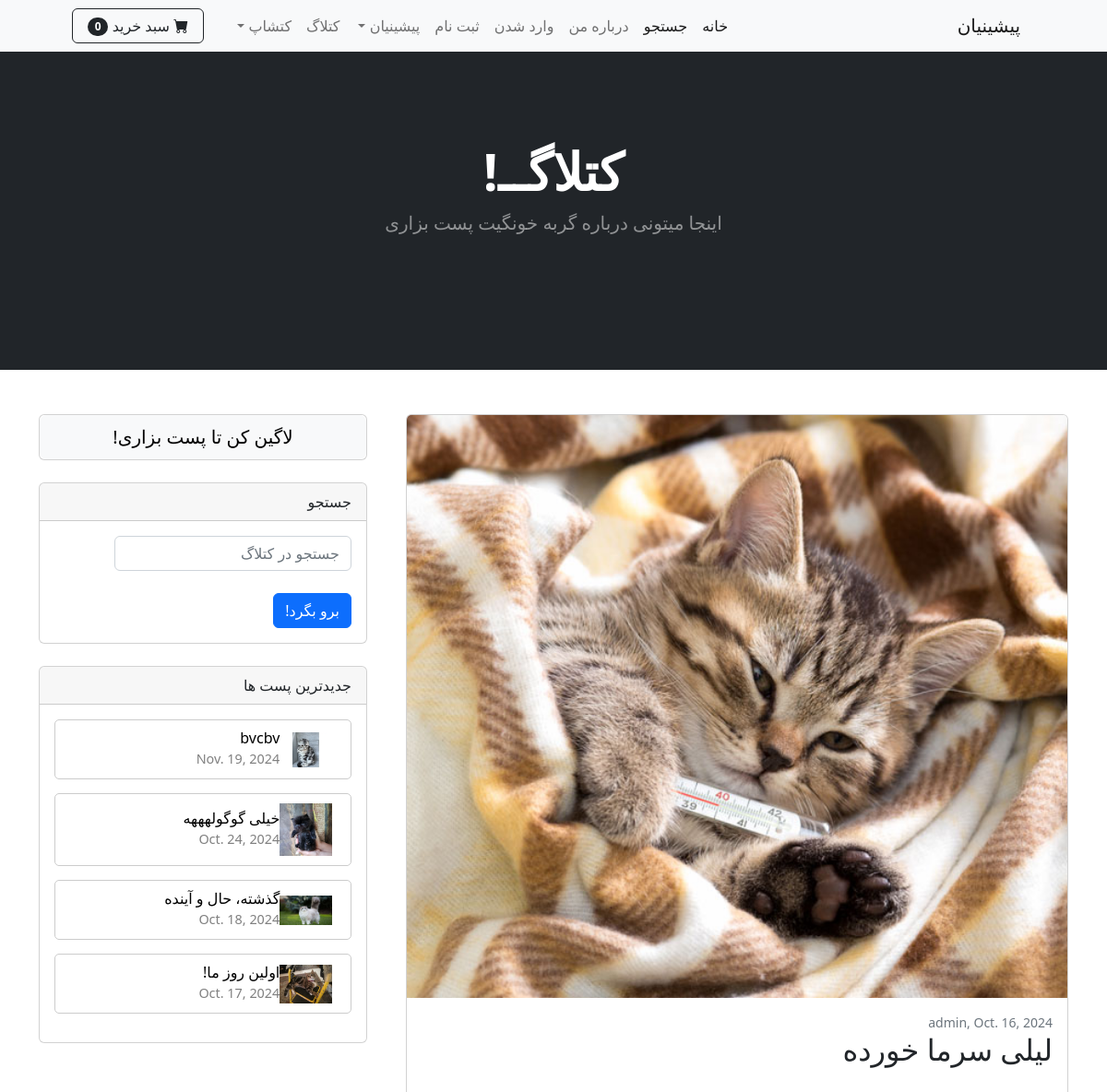
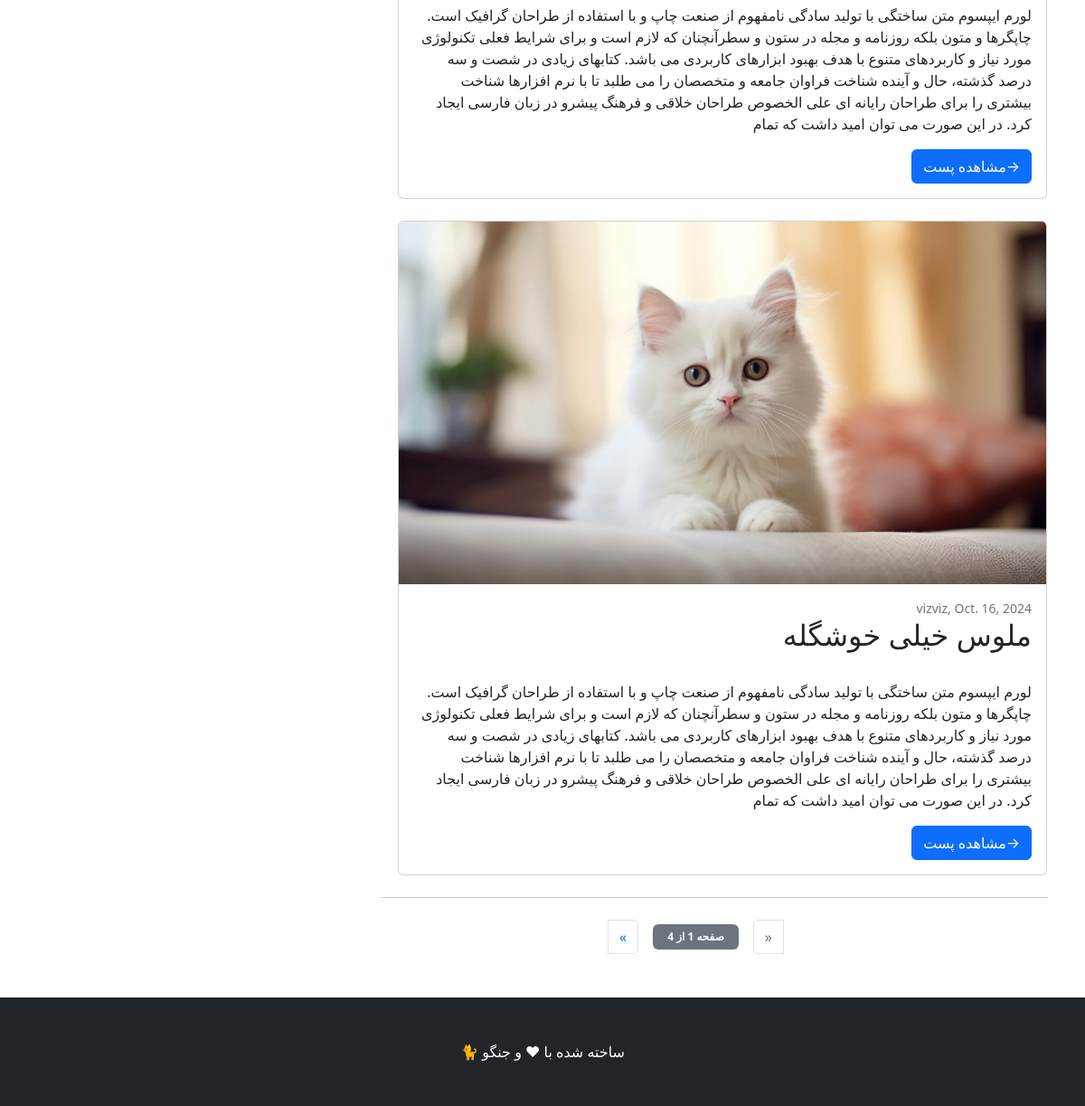
/catlog/, run on the app's committed database (2 pictures, top to bottom).
### catlog/models.py (models this page shows, shortened)
class Post(models.Model):
    cat_name = models.CharField(max_length=50)
    title = models.CharField(max_length=250)
    excerpt = models.TextField(max_length=500, default='', blank=True, null=True)
    body = models.TextField()
    writer = models.ForeignKey(User ,on_delete=models.CASCADE)
    date = models.DateField(default=date.today)
    picture = models.ImageField(upload_to='upload/%y/%m/%d')
    profile = models.ForeignKey(Profile, on_delete=models.CASCADE, null=True, blank=True)

### catlog/views.py (the view)
# urls.py: path('',CatlogHome.as_view() , name='catlog'),
class CatlogHome(View):
    model = Post # مدل پست رو بردار به این تمپلیت ارسال کن . از نوع لیست است
    template_name = 'catlog_home.html'  #ما نیاز داریم یک لیستی رو ببینیم
    paginate_by = 2
    def get(self,request):
        posts = Post.objects.all()
        paginator = Paginator(posts, self.paginate_by)#  همه پست هارو میخونه  و براساس اینکه گفتیم چندتا چندتا تویه صفحه قرار بده یه شی به نام پجینیتور میسازه. پس پجینیتور ما شامل یه تعداد صفحه میشه که تو هر صفحه یه تعداد پست قرار گرفته
        page_number = request.GET.get('page')# شماره صفحه . به سراغ ریکوئست کاربر از نوع گت میریم . پیج را ازش استخراج میکنیم این پیج از طریق همون ریکوئست کاربر بما میرسع و میفرسته
        page_obj = paginator.get_page(page_number) #با متد گت پیج برو  شماره پیجی که کاربر میخواد استخراج کن بریز تو این
        user_profile = None
        if request.user.is_authenticated:  # اگر کاربر لاگین باشد
            try:
                user_profile = Profile.objects.get(user=request.user)  # پروفایل کاربر
            except Profile.DoesNotExist:
                user_profile = None  # اگر پروفایل تعریف نشده باشد
        context = {
            'post_list': page_obj,
            'user_profile': user_profile,
        }
        return render(request, self.template_name, context )

### cart/cart.py (called while the page is built)
    def __len__(self):
        return sum(item['product_count'] for item in self.cart.values())

### cart/context_processors.py (called while the page is built)
def cart(request):
    return {'cart':Cart(request)}

### catlog/context_processors.py (called while the page is built)
def recent_posts(request):
    recent_posts = Post.objects.order_by('-date')[:4]
    return {'recent_posts':recent_posts}

### catlog/templates/catlog_home.html (shortened to what this page needs)
{% extends 'base.html' %}
{% block content %}
  <header class="bg-dark py-5">
    <div class="container px-4 px-lg-5 my-5">
         <div class="text-center text-white">
             <h1 class="display-4 fw-bolder"> کتلاگــ! </h1>
             <p class="lead fw-normal text-white-50 mb-0"> اینجا میتونی درباره گربه خونگیت پست بزاری </p>
          </div>
          <br><br>
    </div>
</header>
<br><br>
<div class="container">
    <div class="row">
        <div class="col-lg-8">
             {% for post in post_list %}
            <div class="card mb-4" style="width: 19cm; height: auto;">
                <a href="{% url 'post_detail' post.pk %}"><img class="card-img-top" src="{{ post.picture.url }}" alt="..."   /></a>
                <div class="card-body">
                    <div class="small text-muted">{{ post.writer }},  {{ post.date }}</div>
                    <a class="text-decoration-none link-dark stretched-link" href="{% url 'post_detail' post.pk %}"><h2 class="card-title">{{ post.title }}</h2></a>
                    <br>
                    <p class="card-text">{{ post.excerpt }}</p>
                    <a class="btn btn-primary" href="{% url 'post_detail' post.pk %}"> →مشاهده پست </a>
                </div>
            </div>
            {% endfor %}
            {% if post_list.has_other_pages %}
            <nav aria-label="Pagination">
                <hr class="my-0" />
                <div class="blog-pagination text-center">
                    <ul class="pagination justify-content-center my-4 align-items-center">
                        {% if post_list.has_previous %}
                        <li class="page-item">
                            <a class="page-link" href="?page={{ post_list.previous_page_number }}" aria-label="Previous">
                                &laquo;
                            </a>
                        </li>
                        {% else %}
                        <li class="page-item disabled">
                            <span class="page-link">&laquo;</span>
                        </li>
                        {% endif %}
                        <li class="page-item disabled mx-3">
                            <span class="badge bg-secondary px-3 py-2">
                                <strong>صفحه {{ post_list.number }} از {{ post_list.paginator.num_pages }}</strong>
                            </span>
                        </li>
                        {% if post_list.has_next %}
                        <li class="page-item">
                            <a class="page-link" href="?page={{ post_list.next_page_number }}" aria-label="Next">
                                &raquo;
                            </a>
                        </li>
                        {% else %}
                        <li class="page-item disabled">
                            <span class="page-link">&raquo;</span>
                        </li>
                        {% endif %}
                    </ul>
                </div>
            </nav>
        {% endif %}
        <br>
        </div>
        <div class="col-lg-4">
            <div class="card mb-4">
                {% if user.is_authenticated %}
                <div class="card-header">پروفایل من</div>
                {% if user_profile.photo %}
                <div class="profile-photo-container" style="text-align: center; margin-top: 10px;">
                    <img src="{{ user_profile.photo.url }}" alt="عکس پروفایل"
                         style="width: 80px; height: 80px; border-radius: 50%; object-fit: cover; border: 2px solid #ccc;">
                </div>
                {% else %}
                <br>
                <center> <img src="https://via.placeholder.com/150" alt=""
                     style="width: 80px; height: 80px; border-radius: 50%; object-fit: cover; border: 2px solid #ccc;"></center>
                {% endif %}
                <center><div class="font-monospace" role="alert"><b>{{ user_profile.user.username }} </b></div> </center>
                <center><p class="text-lowercase"><small>{{ user_profile.biography }} </small></p></center>
                <div class="d-flex justify-content-center align-items-center mt-3">
                    <a href="{% url 'new_post' %}"
                       class="btn btn-sm btn-primary mx-2 text-decoration-none"
                       role="button">
                        افزودن پست جدید
                    </a>
                    <a href="{% url 'update_profile' %}"
                       class="btn btn-sm btn-secondary mx-2 text-decoration-none"
                       role="button">
                        ویرایش پروفایل
                    </a>
                </div>
                <div class="d-flex justify-content-center align-items-center mt-3">
                <a href="{% url 'my_posts' %}"
                class="btn btn-outline-secondary"
                role="button">
                 پست‌های من
                </a></div>
                <div class="card-body"></div>
                {% else %}
                <a href="{% url 'login' %}" class="btn btn-light btn-lg px-4"  role="button" >لاگین کن تا پست بزاری!</a>
                {% endif %}
            </div>
            <div class="card mb-4">
                <div class="card-header">جستجو</div>
                <div class="card-body">
                    <div class="input-group">
                       <form action="{% url 'search_catlog' %}" method="POST">
                        <input class="form-control" type="text" placeholder="جستجو در کتلاگ" aria-label="Enter search term..." aria-describedby="button-search" name="searched-catlog" />
                        <br><button type="submit" class="btn btn-primary"> برو بگرد! </button>
                       </form>
                    </div>
                </div>
            </div>
             {% block sidebar %}
                {% include 'catlog_sidebar.html' %}
             {% endblock sidebar %}
        </div>
    </div>
</div>
{% endblock content %}

### catlog/templates/catlog_sidebar.html
{% load static %}
  <div class="card mb-3">
    <div class="card-header"> جدیدترین پست ها </div>
    {% if recent_posts %}
    <div class="card-body">
        {% for post in recent_posts %}
        <div style="border: 1px solid #ccc; border-radius: 5px; padding: 10px; margin-bottom: 15px; display: flex; align-items: center;">
            <img src="{{ post.picture.url }}" alt="" style="width: 1.5cm; height: auto; margin-right: 10px;">
            <div>
                <h6 style="margin: 0;"><a href="{% url 'post_detail' post.pk %}" style="text-decoration: none; color: black;">  {{ post.title }}  </a></h6>
                <time datetime="2020-01-01" style="font-size: 0.9em; color: gray;">{{ post.date }}</time>
            </div>
        </div>
        {% endfor %}
    </div>
    {% else %}
      <p>No blog post is available!</p>
    {% endif %}
</div>

### data on the page
Post: picture (picture), writer "admin", date "Oct. 16, 2024", title "لیلی سرما خورده", excerpt "لورم ایپسوم متن ساختگی با تولید سادگی نامفهوم از صنعت چاپ و با استفاده از طراحان گرافیک است. چاپگرها و متون بلکه روزنامه و مجله در ستون و سطرآنچنان که لازم است و برای شرایط فعلی تکنولوژی مورد نیاز و کاربردهای متنوع با هدف بهبود ابزارهای کاربردی می باشد. کتابهای زیادی در شصت و سه درصد گذشته، حال و آینده شناخت فراوان جامعه و متخصصان را می طلبد تا با نرم افزارها شناخت بیشتری را برای طراحان رایانه ای علی الخصوص طراحان خلاقی و فرهنگ پیشرو در زبان فارسی ایجاد کرد. در این صورت می توان امید داشت که تمام"
Post: picture (picture), writer "vizviz", date "Oct. 16, 2024", title "ملوس خیلی خوشگله", excerpt "لورم ایپسوم متن ساختگی با تولید سادگی نامفهوم از صنعت چاپ و با استفاده از طراحان گرافیک است. چاپگرها و متون بلکه روزنامه و مجله در ستون و سطرآنچنان که لازم است و برای شرایط فعلی تکنولوژی مورد نیاز و کاربردهای متنوع با هدف بهبود ابزارهای کاربردی می باشد. کتابهای زیادی در شصت و سه درصد گذشته، حال و آینده شناخت فراوان جامعه و متخصصان را می طلبد تا با نرم افزارها شناخت بیشتری را برای طراحان رایانه ای علی الخصوص طراحان خلاقی و فرهنگ پیشرو در زبان فارسی ایجاد کرد. در این صورت می توان امید داشت که تمام"
Post: picture (picture), title "bvcbv", date "Nov. 19, 2024"
Post: picture (picture), title "خیلی گوگولهههه", date "Oct. 24, 2024"
Post: picture (picture), title "گذشته، حال و آینده", date "Oct. 18, 2024"
Post: picture (picture), title "اولین روز ما!", date "Oct. 17, 2024"

### other printed values
{{ cart|length }} "0"
{{ post_list.paginator.num_pages }} "4"
